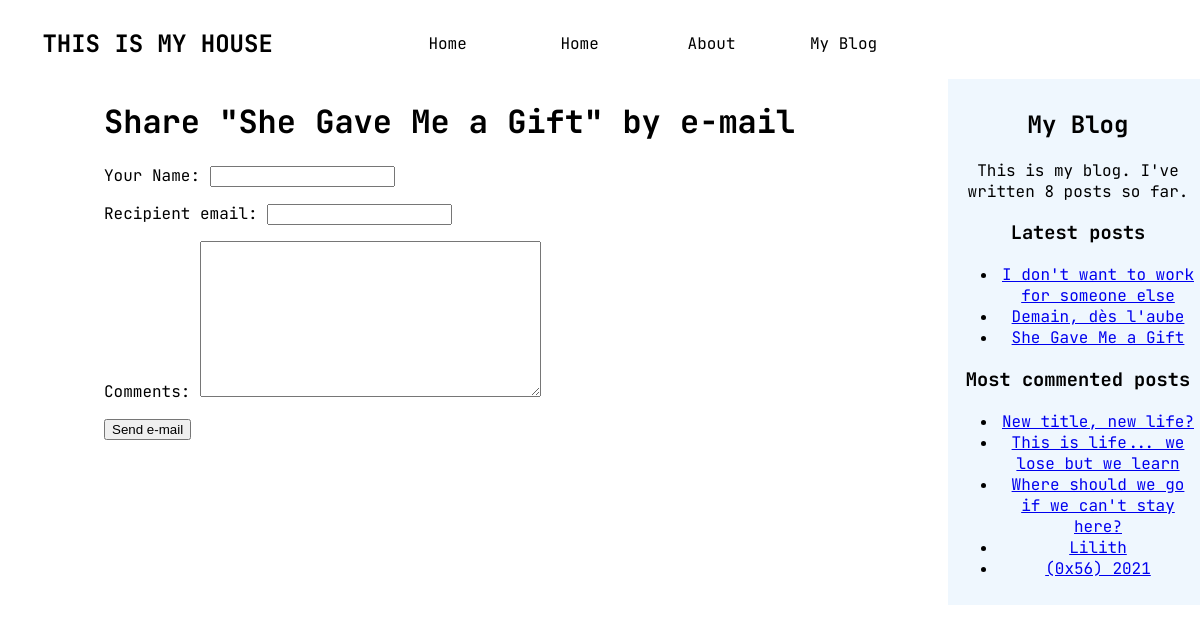
The page /blog/7/share/ on the database its author committed.
### blog/models.py (models this page shows, shortened)
class Post(models.Model):
    STATUS_CHOICES = (
    ('draft', 'Draft'),
    ('published', 'Published'),
    )
    title = models.CharField(max_length=250)
    slug = models.SlugField(max_length=250,
        unique_for_date='publish')
    author = models.ForeignKey(User,
        on_delete=models.CASCADE,
        related_name='blog_posts')
    body = models.TextField()
    publish = models.DateTimeField(default=timezone.now)
    created = models.DateTimeField(auto_now_add=True)
    updated = models.DateTimeField(auto_now=True)
    status = models.CharField(max_length=10,
        choices=STATUS_CHOICES,
        default='draft')
    class Meta:
        ordering = ('-publish',)
    objects = models.Manager()
    published = PublishedManager()
    def get_absolute_url(self):
        return reverse('blog:post_detail',
                        args=[self.publish.year,
                                self.publish.month,
                                self.publish.day, self.slug])
    tags = TaggableManager()

### blog/views.py (the view)
def post_share(request, post_id):
    post = get_object_or_404(Post, id=post_id, status='published')
    sent = False
    if request.method == 'POST':
        form = EmailPostForm(request.POST)
        if form.is_valid():
            cd = form.cleaned_data
        post_url = request.build_absolute_uri(
            post.get_absolute_url())
        subject = f"{cd['name']} recommends you read " \
                f"{post.title}"
        message = f"Read {post.title} at {post_url}\n\n" \
                f"{cd['name']}\'s comments: {cd['comments']}"
        send_mail(subject, message, settings.DEFAULT_FROM_EMAIL,
                [cd['recipient']]),
        sent = True
    else:
        form = EmailPostForm()
    return render(request, 'blog/post/share.html', {'post': post,
                                                    'form': form, 'sent': sent})

### blog/forms.py
class EmailPostForm(forms.Form):
    name = forms.CharField(label='Your Name', max_length=25)
    recipient = forms.EmailField(label = 'Recipient email')
    comments = forms.CharField(required=False, widget=forms.Textarea)

### blog/models.py (called while the page is built)
    def get_queryset(self):
        return super(PublishedManager,
            self).get_queryset()\
                .filter(status='published')

### blog/templatetags/blog_tags.py (called while the page is built)
@register.simple_tag
def total_posts():
    return Post.published.count()

@register.inclusion_tag('blog/post/latest_posts.html')
def show_latest_posts(count=5):
    latest_posts = Post.published.order_by('-publish')[:count]
    return {'latest_posts': latest_posts}

@register.simple_tag
def get_most_commented_posts(count=5):
    return Post.published.annotate(
                total_comments = Count('comments')
           ).order_by('-total_comments')[:count]

### blog/templates/blog/post/share.html (shortened to what this page needs)
{% extends "blog/base.html" %}
{% block content %}
    {% if sent %}
        <h1>E-mail successfully sent</h1>
        <p>
            "{{ post.title }}" was successfully sent to {{ form.cleaned_data.recipient }}
        </p>
    {% else %}
        <h1>Share "{{ post.title }}" by e-mail</h1>
        <form method="post">
            {{ form.as_p }}
            <input type="submit" value="Send e-mail">
        </form>
    {% endif %}
{% endblock %}

### blog/templates/blog/base.html (shortened to what this page needs)
{% load static %}
{% load blog_tags %}
<!DOCTYPE html>
<html style="font-family:'JetBrains Mono', monospace">
<head>
    <link href="{% static 'blog/css/Home.css' %}" rel="stylesheet">
</head>
<body>
    <header >
        <nav class="navMenu">
            <div class="secondary-navigation"><h1> THIS IS MY HOUSE </h1></div>
            <ul id="primary-navigation" class="primary-navigation">
                <li class="active">
                    <a href="#">
                         Home
                    </a>
                </li>
                <li class="active">
                    <a href="#">
                         Home
                    </a>
                </li>
                <li class="active">
                    <a href="#">
                         About
                    </a>
                </li>
                <li class="active">
                    <a href="#">
                         My Blog
                    </a>
                </li>
            </ul>
        </nav>
    </header>
    <div class="container">
    {% block content %}
    {% endblock %}
    </div>
    <div id="sidebar">
        <h2 class="side-text">My Blog</h2>
        <p class="side-text">This is my blog. I've written {%total_posts%} posts so far.</p>
        <h3>Latest posts</h3>
        {% show_latest_posts 3 %}
        <h3>Most commented posts</h3>
        {% get_most_commented_posts as most_commented_posts %}
        <ul>
        {% for post in most_commented_posts %}
        <li>
        <a href="{{ post.get_absolute_url }}">{{ post.title }}</a>
        </li>
        {% endfor %}
        </ul>
    </div>
</body>
</html>

### blog/templates/blog/post/latest_posts.html
<ul>
    {% for post in latest_posts %}
    <li>
    <a href="{{ post.get_absolute_url }}">{{ post.title }}</a>
    </li>
    {% endfor %}
    </ul>

### blog/static/blog/css/Home.css (style rules this page uses)
body { width: 100%; }
header { width: 78%; }
.navMenu { align-content: center; display: flex ; width: auto; overflow: auto; }
.primary-navigation { list-style: none; display: flex; width: auto; justify-content: flex-end; align-content: flex-end; margin: auto; list-style: none; align-items:flex-start }
.secondary-navigation { font-weight: 100; width: auto; margin: auto; display: flex; align-content: flex-start; }
.active { display: flex; float: left; }
nav a { width: 100px; display: block; padding: 1rem; text-decoration: none; color: black; text-align: center; }
#sidebar { float:right; text-align: center; width:20%; padding:10px; background: rgba(195, 223, 252, 0.267); height:100%; }
.container { float: left; margin-left: 6rem; width: 60%; }

### rows shown on the page
Post: title "She Gave Me a Gift"
Post: title "I don't want to work for someone else"
Post: title "Demain, dès l'aube"
Post: title "New title, new life?"
Post: title "This is life... we lose but we learn"
Post: title "Where should we go if we can't stay here?"
Post: title "Lilith"
Post: title "(0x56) 2021"
